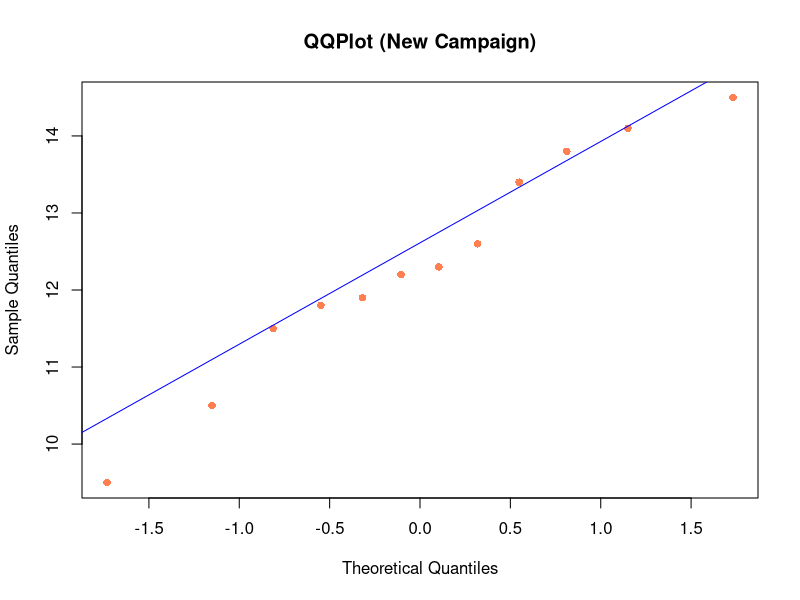
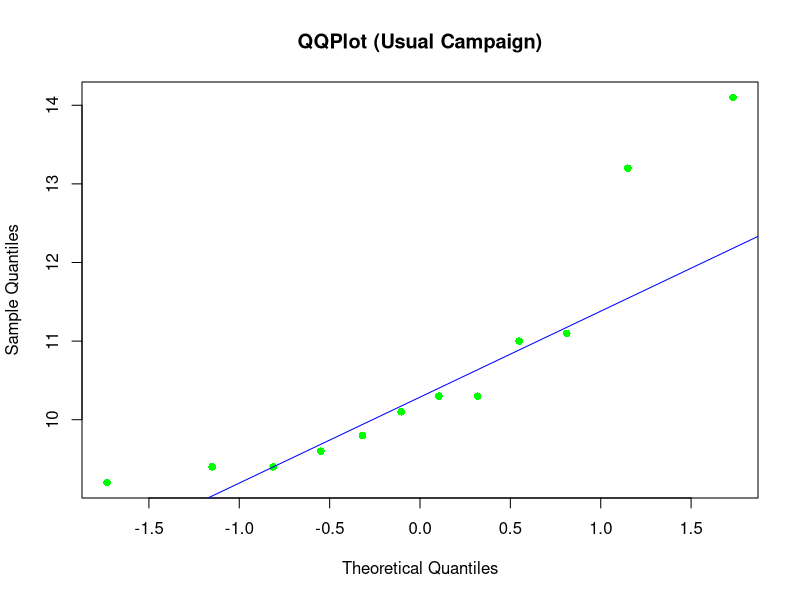
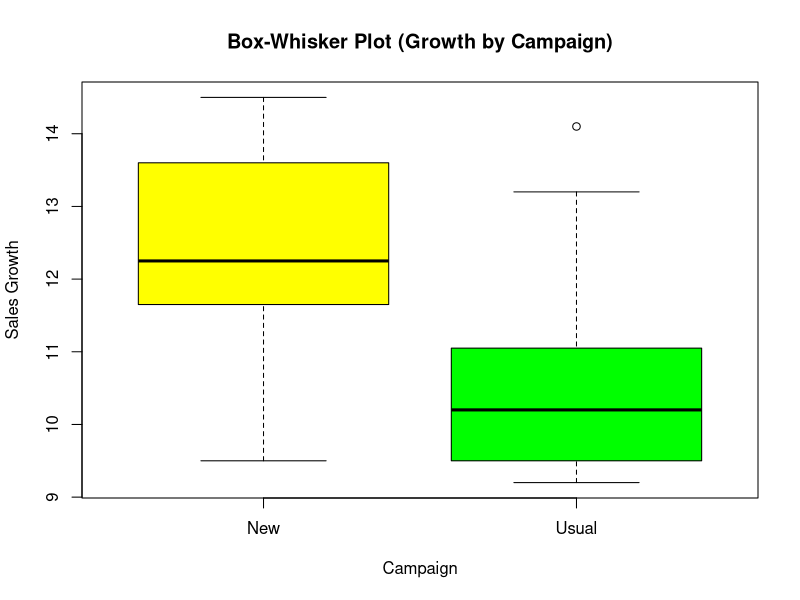

Here is the R script that generated these plots, in order:
#Assignment 2_One way Anova
#Marina Nikon

#BACKGROUND:
#A new marketing campaign was tested in 12 randomly selected stores
#of a large retail group. Usual campaign was run in another 12
#randomly selected stores during the same month. The outcome 
#variable is “Sales Growth”. 


#QUESTIONS:
#1 Is the new campaign more effective than usual campaign?
#2 In the campaign testing, store numbers 1-4 and 13-16 are
# from ‘West’, 5-8 and 17-20 are from ‘South’ and 9-12 and 
# 21-24 are from ‘East’. Test the effect of ‘Zone’ in this business experiment.


#Import data and name it as campaign.
campaign<-read.csv("anova_assignment_data.csv", header = TRUE)
str(campaign)
head(campaign)
dim(campaign)


#Check for normality of the data.
#Check for normality of New Campaign using QQPlot
qqnorm(subset(campaign, Campaign== "New")$Growth,
       main = "QQPlot (New Campaign)",
       col="coral", pch = 16)

qqline(subset(campaign, Campaign== "New")$Growth,
       col="blue") 
#Interpretation: The QQ Plot for the "New Campaign" 
#shows points close to the theoretical line, suggesting normality


#Check for normality of Usual Campaign using QQPlot
qqnorm(subset(campaign, Campaign== "Usual")$Growth,
       main = "QQPlot (Usual Campaign)",
       col="green", pch = 16)

qqline(subset(campaign, Campaign== "Usual")$Growth,
       col="blue") 
#Interpretation: The QQ Plot for the "Usual Campaign" 
#deviates from the theoretical line, indicating possible non-normality


#Check for normality for Growth by Campaign using Box-Whisker Plot #SYMMETRY
boxplot(Growth~Campaign, data = campaign, col = c("yellow", "green"),
        main = "Box-Whisker Plot (Growth by Campaign)",
        xlab = "Campaign", ylab = "Sales Growth")
#Interpretation: The boxplot shows sales growth for both campaigns, 
#with noticeable variability.
#New Campaign is appears symmetrical, Usual Campaign is slightly
# right skewed with one outlier


 
# Check for normality of New Campaign using Shapiro-Wilk test
shapiro.test(campaign$Growth[campaign$Campaign == 'New'])
#Interpretation: p-value = 0.8938, greater than 0.05, do not reject the
#null hypothesis. Distribution of New Campaign 
#can be assumed to be normal


# Check for normality of Usual Campaign using Shapiro-Wilk test
shapiro.test(campaign$Growth[campaign$Campaign == 'Usual'])
#Interpretation: p-value = 0.01245 less than 0.05, reject the 
#null hypothesis.  Distribution of Usual Campaign 
#can be assumed not normal


#Kolmogorov-Smirnof test to check  normality for New Campaign
#Install and use package 'nortest' (if necessary)
install.packages('nortest')

# Load the library
library(nortest)
lillie.test(campaign$Growth[campaign$Campaign == 'New'])
#Interpretation: p-value = 0.923, more than 0.05, do 
#not reject the null hypothesis.
#Distribution of New Campaign can be assumed to be normal



#Kolmogorov-Smirnof test to check  normality for Usual Campaign
lillie.test(campaign$Growth[campaign$Campaign == 'Usual'])
#Interpretation: p-value = 0.0371 less than 0.05, reject the 
#null hypothesis.  Distribution of Usual Campaign 
#can be assumed not normal



#Is the new campaign more effective than usual campaign?
#use One Way ANOVA to check effectiveness 
anovatable<-aov(formula = Growth~Campaign, data = campaign)
summary(anovatable)
#Interpretation: p-value = 0.0107, less than 0.05, reject the 
#null hypothesis. This indicates that there is difference in
#effectiveness between the New campaign and the Usual campaign 


#Post-Hoc test to check which campaign is more effective
#Use Tukey's test to check effectiveness
TukeyHSD(anovatable)
#Interpretation: diff is -1.716667. This indicates that the
#new campaign is less effective than usual campaign



#In the campaign testing, store numbers 1-4 and 13-16 are from 
#‘West’, 5-8 and 17-20 are from ‘South’ and 9-12 and 21-24 are 
#from ‘East’. Test the effect of ‘Zone’ in this business 
#experiment.
#use One Way ANOVA to check the effect of ‘Zone’ 
anovatable_zone<-aov(formula = Growth~Zone, data = campaign)
summary(anovatable_zone)
#Interpretation: p-value = 0.28, greater than 0.05, do not reject  
#the null hypothesis. The result suggesting that sales
#growth does not significantly differ across zones (West, South, East).


#Post-Hoc test to check is there differences across zones 
#Use Tukey's test to check differences
TukeyHSD(anovatable_zone)
#Interpretation: 
#South-East adjusted p-value is 0.6359032, greater than 0.05.
#West-East adjusted p-value is 0.7518379, greater than 0.05.
#West-South adjusted p-value is 0.2509417, greater than 0.05.  
#There are no significant differences in sales growth
#across the zones (West, South, East).
